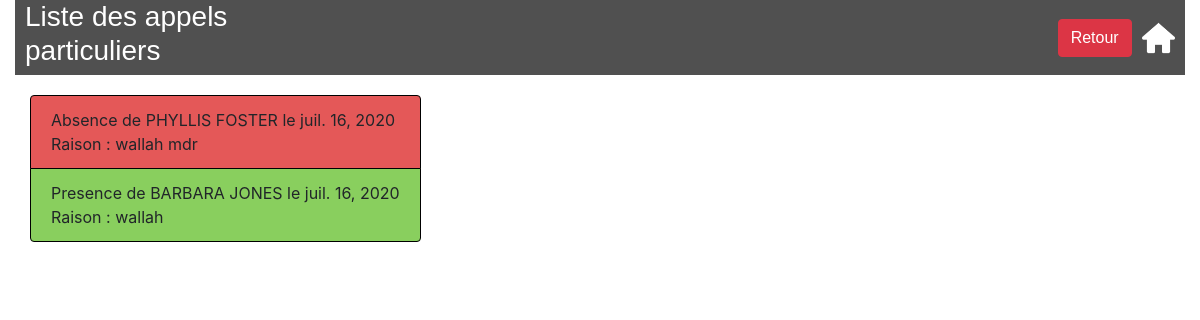
Page /lycee/particularCalls/ on the earlier database version.
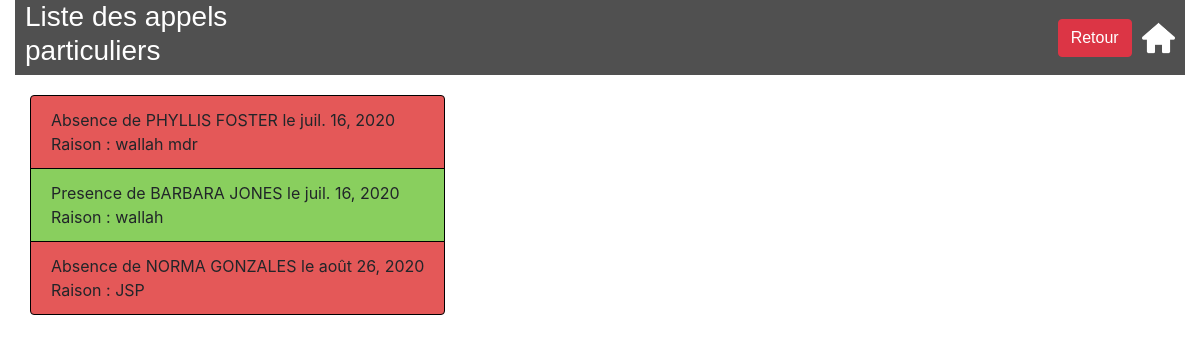
Same page on the later database version.
### lycee/models.py (models this page shows, shortened)
class Presence(models.Model):
    reason = models.CharField(
        max_length=50,
        blank=False,
        null=True,
        default=''
    )
    isMissing = models.BooleanField(
        default=False
    )
    date_presence = models.DateField(
        verbose_name='date of presence',
        blank=False,
        null=False
    )
    student = models.ForeignKey(
        Student,
        on_delete=models.CASCADE,  # necessaire selon la version de Django
        null=True
    )
    appel = models.ForeignKey(
        Appel,
        on_delete=models.CASCADE,  # necessaire selon la version de Django
        null=True
    )

### lycee/views.py (the view)
def getParticularCalls(request):
    result_list = Presence.objects.filter(appel_id__isnull=True)
    resList = []
    for presence in result_list:
        templist = []
        stud = Student.objects.get(id=presence.student.id)
        templist.append(presence)
        templist.append(stud.first_name + " "+ stud.last_name)
        resList.append(templist)
    context = {'liste': resList}
    return render(request, 'lycee/presence/list-particularCalls.html', context)

### lycee/templates/lycee/presence/list-particularCalls.html (shortened to what this page needs)
{% extends "master.html" %}
{% load static %}
{% block title %}
    <h3>Liste des appels particuliers</h3>
{% endblock %}
{% block content %}
  {% if liste|length > 0 %}
    <ul class="list-group">
        {% for call in liste %}
            {% if call.0.isMissing %}
                <li class="list-group-item" style="background:#E45858; border: 1px solid black;">Absence de {{call.1}} le {{call.0.date_presence}}{% if call.0.reason != "" %}<br> Raison : {{ call.0.reason }}{% endif%}</li>
            {% else %}
                <li class="list-group-item" style="background:#89CF5E; border: 1px solid black;">Presence de {{call.1}} le {{call.0.date_presence}}{% if call.0.reason != "" %}<br> Raison : {{ call.0.reason }}{% endif%}</li>
            {% endif %}
        {% endfor %}
    </ul>
  {% else %}
    <p> Pas d'appel particuliers.</p>
  {% endif %}
{% endblock %}

Differences in the rows shown:
added Presence: call "NORMA GONZALES", date_presence "août 26, 2020", reason "JSP"
